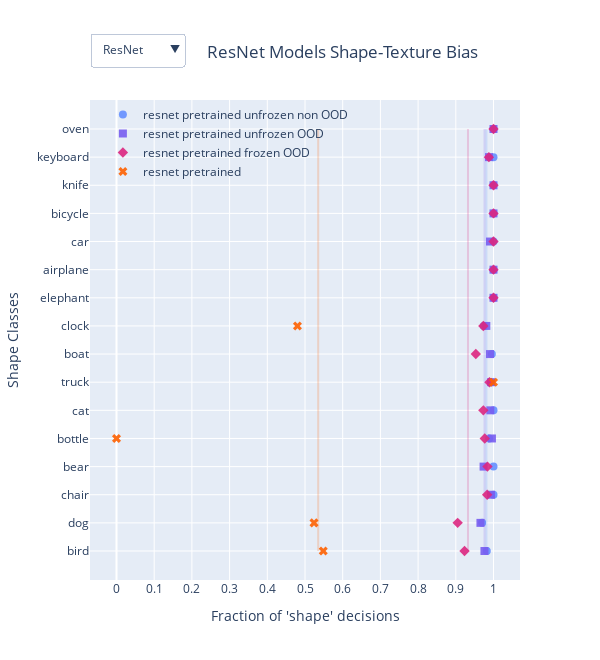

This figure's notebook cell:
### Code cell
#resnet models
models_dfs = [df_resnet_punOOD,df_resnet_puOOD,df_resnet_pfOOD,df_resnet_p]
models_avg = [0.98121,0.97624,0.93232,0.53495]

#convnext models
models_dfs2 = [df_convnext_p,df_convnext_pfOOD]
models_avg2 = [0.49377,0.96566]

#vitb16 models
models_dfs3 = [df_vitb16_p,df_vitb16_pfOOD]
models_avg3 = [0.53592,0.98249]

#vitb32 models
models_dfs4 = [df_vitb32_p,df_vitb32_pfOOD]
models_avg4 = [0.48723,0.96662]


buttons = []
models_names = ['ResNet','ConvNext','ViT-B16','ViT-B32']
color_palette = ['rgb(100, 143, 255)','rgb(120, 94, 240)','rgb(220, 38, 127)','rgb(254, 97, 0)']
color_palette_line = ['rgba(100, 143, 255,0.2)','rgba(120, 94, 240,0.2)','rgba(220, 38, 127,0.2)','rgba(254, 97, 0,0.2)']
symbol_list = ['circle','square','diamond','x']



buttons.append(dict(label='ResNet',
                    method="update",
                    args=[{"visible":[True]*8+[False]*12},
                          {"title":f"ResNet Models Shape-Texture Bias"}]))
buttons.append(dict(label='ConvNext',
                    method="update",
                    args=[{"visible":[False]*8+[True]*4+[False]*8},
                          {"title":f"ConvNext Models Shape-Texture Bias"}]))
buttons.append(dict(label='ViT-B16',
                    method="update",
                    args=[{"visible":[False]*12+[True]*4+[False]*4},
                          {"title":f"ViT-B16 Models Shape-Texture Bias"}]))
buttons.append(dict(label='ViT-B32',
                    method="update",
                    args=[{"visible":[False]*16+[True]*4},
                          {"title":f"ViT-B32 Models Shape-Texture Bias"}]))


updatemenus = [{'active':0, 
                "buttons":buttons, 
                "x":0,
                "y":1.14,
                "xanchor":'left',
                "yanchor":'top'}]


fig = go.Figure(layout=dict(updatemenus=updatemenus))

#Resnet Models
for i, model_df in enumerate(models_dfs):
      #print(model_df)
      fig.add_trace(go.Scatter(x=model_df["shape_bias"],y=model_df['classes'],
            name= model_df['Models'].unique()[0],
            mode="markers",
            marker=dict(
                  color=color_palette[i],
                  symbol = symbol_list[i],
                  size=8,
                  opacity = 0.9,
                  # line=dict(width=0.5,
                  #       color='DarkSlateGrey')
            ),
            visible = True,
            showlegend=True))
      fig.add_trace(go.Scatter(x=[models_avg[i], models_avg[i]],y=['bird','oven'],
            mode="lines",
            marker=dict(
                  color=color_palette_line[i]
            ),
            visible = True,
            showlegend=False))

#Convnext Models
for i, model_df in enumerate(models_dfs2):
      #print(model_df)
      fig.add_trace(go.Scatter(x=model_df["shape_bias"],y=model_df['classes'],
            name= model_df['Models'].unique()[0],
            mode="markers",
            marker=dict(
                  color=color_palette[i],
                  symbol = symbol_list[i],
                  size=8,
                  opacity = 0.9,
                  # line=dict(width=0.5,
                  #       color='DarkSlateGrey')
            ),
            visible = False,
            showlegend=True))
      fig.add_trace(go.Scatter(x=[models_avg2[i], models_avg2[i]],y=['bird','oven'],
            mode="lines",
            marker=dict(
                  color=color_palette_line[i]
            ),
            visible = False,
            showlegend=False))

#vitb16 Models
for i, model_df in enumerate(models_dfs3):
      #print(model_df)
      fig.add_trace(go.Scatter(x=model_df["shape_bias"],y=model_df['classes'],
            name= model_df['Models'].unique()[0],
            mode="markers",
            marker=dict(
                  color=color_palette[i],
                  symbol = symbol_list[i],
                  size=8,
                  opacity = 0.9,
                  # line=dict(width=0.5,
                  #       color='DarkSlateGrey')
            ),
            visible = False,
            showlegend=True))
      fig.add_trace(go.Scatter(x=[models_avg3[i], models_avg3[i]],y=['bird','oven'],
            mode="lines",
            marker=dict(
                  color=color_palette_line[i]
            ),
            visible = False,
            showlegend=False))

#vitb32 Models
for i, model_df in enumerate(models_dfs4):
      #print(model_df)
      fig.add_trace(go.Scatter(x=model_df["shape_bias"],y=model_df['classes'],
            name= model_df['Models'].unique()[0],
            mode="markers",
            marker=dict(
                  color=color_palette[i],
                  symbol = symbol_list[i],
                  size=8,
                  opacity = 0.9,
                  # line=dict(width=0.5,
                  #       color='DarkSlateGrey')
            ),
            visible = False,
            showlegend=True))
      fig.add_trace(go.Scatter(x=[models_avg4[i], models_avg4[i]],y=['bird','oven'],
            mode="lines",
            marker=dict(
                  color=color_palette_line[i]
            ),
            visible = False,
            showlegend=False))


fig.update_layout(
    title={
        'text': "ResNet Models Shape-Texture Bias",
        'y':0.93,
        'x':0.57,
        'xanchor': 'center',
        'yanchor': 'top'},
    legend={
        'x':0.03,
        'y':1,
        'bgcolor':'rgba(0,0,0,0)'

    },
    yaxis = dict(
          title="Shape Classes"
    ),
    height = 660,
    width = 600,
    #grid_domain_x=[0,1]
    xaxis = dict(
        tickmode = 'linear',
        tick0 = 0,
        dtick = 0.1,
        title = "Fraction of 'shape' decisions",
      #   tickvals=np.linspace(0,1,11),
        #tickformat = '%'
    ),
)


fig.show()
fig.write_html("./src/visualization/shape-bias.html")

### Figure 1 — Plotly figure (JSON) as saved in the notebook; plotly's stock layout.template omitted (floating-point values rounded to 4 significant figures)
{"data": [{"marker": {"color": "rgb(100, 143, 255)", "opacity": 0.9, "size": 8, "symbol": "circle"}, "mode": "markers", "name": "resnet pretrained unfrozen non OOD", "showlegend": true, "type": "scatter", "visible": true, "x": [0.9822, 0.9698, 1, 1, 0.9884, 1, 0.9939, 0.9955, 0.9741, 1, 1, 1, 1, 1, 1, 1], "y": ["bird", "dog", "chair", "bear", "bottle", "cat", "truck", "boat", "clock", "elephant", "airplane", "car", "bicycle", "knife", "keyboard", "oven"]}, {"marker": {"color": "rgba(100, 143, 255,0.2)"}, "mode": "lines", "showlegend": false, "type": "scatter", "visible": true, "x": [0.9812, 0.9812], "y": ["bird", "oven"]}, {"marker": {"color": "rgb(120, 94, 240)", "opacity": 0.9, "size": 8, "symbol": "square"}, "mode": "markers", "name": "resnet pretrained unfrozen OOD", "showlegend": true, "type": "scatter", "visible": true, "x": [0.976, 0.9654, 0.9933, 0.9737, 0.9959, 0.9916, 0.9936, 0.9907, 0.9809, 1, 1, 0.9907, 1, 1, 0.9881, 1], "y": ["bird", "dog", "chair", "bear", "bottle", "cat", "truck", "boat", "clock", "elephant", "airplane", "car", "bicycle", "knife", "keyboard", "oven"]}, {"marker": {"color": "rgba(120, 94, 240,0.2)"}, "mode": "lines", "showlegend": false, "type": "scatter", "visible": true, "x": [0.9762, 0.9762], "y": ["bird", "oven"]}, {"marker": {"color": "rgb(220, 38, 127)", "opacity": 0.9, "size": 8, "symbol": "diamond"}, "mode": "markers", "name": "resnet pretrained frozen OOD", "showlegend": true, "type": "scatter", "visible": true, "x": [0.9232, 0.905, 0.9832, 0.984, 0.9768, 0.9731, 0.9893, 0.9531, 0.973, 1, 1, 1, 1, 1, 0.9878, 1], "y": ["bird", "dog", "chair", "bear", "bottle", "cat", "truck", "boat", "clock", "elephant", "airplane", "car", "bicycle", "knife", "keyboard", "oven"]}, {"marker": {"color": "rgba(220, 38, 127,0.2)"}, "mode": "lines", "showlegend": false, "type": "scatter", "visible": true, "x": [0.9323, 0.9323], "y": ["bird", "oven"]}, {"marker": {"color": "rgb(254, 97, 0)", "opacity": 0.9, "size": 8, "symbol": "x"}, "mode": "markers", "name": "resnet pretrained", "showlegend": true, "type": "scatter", "visible": true, "x": [0.5485, 0.5239, null, null, 0, null, 1, null, 0.48, null, null, null, null, null, null, null], "y": ["bird", "dog", "chair", "bear", "bottle", "cat", "truck", "boat", "clock", "elephant", "airplane", "car", "bicycle", "knife", "keyboard", "oven"]}, {"marker": {"color": "rgba(254, 97, 0,0.2)"}, "mode": "lines", "showlegend": false, "type": "scatter", "visible": true, "x": [0.535, 0.535], "y": ["bird", "oven"]}, {"marker": {"color": "rgb(100, 143, 255)", "opacity": 0.9, "size": 8, "symbol": "circle"}, "mode": "markers", "name": "convnext pretrained", "showlegend": true, "type": "scatter", "visible": false, "x": [0.4405, 0.504, 0.6667, 0.4286, 0.4783, 0.25, 0.5758, 0.5714, 0.6667, 1, 1, 0.6, null, null, null, null], "y": ["bird", "dog", "chair", "bear", "bottle", "cat", "truck", "boat", "clock", "elephant", "airplane", "car", "bicycle", "knife", "keyboard", "oven"]}, {"marker": {"color": "rgba(100, 143, 255,0.2)"}, "mode": "lines", "showlegend": false, "type": "scatter", "visible": false, "x": [0.4938, 0.4938], "y": ["bird", "oven"]}, {"marker": {"color": "rgb(120, 94, 240)", "opacity": 0.9, "size": 8, "symbol": "square"}, "mode": "markers", "name": "convnext pretrained frozen OOD", "showlegend": true, "type": "scatter", "visible": false, "x": [0.9517, 0.9588, 0.9874, 1, 0.9717, 0.981, 0.9902, 0.9758, 1, 0.9884, 1, 1, 1, 1, 0.9886, 1], "y": ["bird", "dog", "chair", "bear", "bottle", "cat", "truck", "boat", "clock", "elephant", "airplane", "car", "bicycle", "knife", "keyboard", "oven"]}, {"marker": {"color": "rgba(120, 94, 240,0.2)"}, "mode": "lines", "showlegend": false, "type": "scatter", "visible": false, "x": [0.9657, 0.9657], "y": ["bird", "oven"]}, {"marker": {"color": "rgb(100, 143, 255)", "opacity": 0.9, "size": 8, "symbol": "circle"}, "mode": "markers", "name": "vit-b16 pretrained", "showlegend": true, "type": "scatter", "visible": false, "x": [0.5538, 0.5312, 0.5454, 0.1667, 0.625, 0.6667, 0.3077, 0.4167, 0.7143, null, 1, 0, 1, null, 0, null], "y": ["bird", "dog", "chair", "bear", "bottle", "cat", "truck", "boat", "clock", "elephant", "airplane", "car", "bicycle", "knife", "keyboard", "oven"]}, {"marker": {"color": "rgba(100, 143, 255,0.2)"}, "mode": "lines", "showlegend": false, "type": "scatter", "visible": false, "x": [0.5359, 0.5359], "y": ["bird", "oven"]}, {"marker": {"color": "rgb(120, 94, 240)", "opacity": 0.9, "size": 8, "symbol": "square"}, "mode": "markers", "name": "vit-b16 pretrained frozen OOD", "showlegend": true, "type": "scatter", "visible": false, "x": [0.9856, 0.9702, 1, 1, 0.993, 0.9883, 0.9938, 1, 0.9845, 1, 1, 1, 1, 1, 1, 1], "y": ["bird", "dog", "chair", "bear", "bottle", "cat", "truck", "boat", "clock", "elephant", "airplane", "car", "bicycle", "knife", "keyboard", "oven"]}, {"marker": {"color": "rgba(120, 94, 240,0.2)"}, "mode": "lines", "showlegend": false, "type": "scatter", "visible": false, "x": [0.9825, 0.9825], "y": ["bird", "oven"]}, {"marker": {"color": "rgb(100, 143, 255)", "opacity": 0.9, "size": 8, "symbol": "circle"}, "mode": "markers", "name": "vit-b32 pretrained", "showlegend": true, "type": "scatter", "visible": false, "x": [0.4557, 0.4943, 0.6923, 0.6923, 0.6364, 0.5714, 0.6667, 0.3571, 0, 0, null, 0, 0, 0.5, null, null], "y": ["bird", "dog", "chair", "bear", "bottle", "cat", "truck", "boat", "clock", "elephant", "airplane", "car", "bicycle", "knife", "keyboard", "oven"]}, {"marker": {"color": "rgba(100, 143, 255,0.2)"}, "mode": "lines", "showlegend": false, "type": "scatter", "visible": false, "x": [0.4872, 0.4872], "y": ["bird", "oven"]}, {"marker": {"color": "rgb(120, 94, 240)", "opacity": 0.9, "size": 8, "symbol": "square"}, "mode": "markers", "name": "vit-b32 pretrained frozen OOD", "showlegend": true, "type": "scatter", "visible": false, "x": [0.9713, 0.9475, 1, 0.9868, 0.9882, 0.9773, 0.9872, 0.9813, 0.9725, 1, 1, 1, 1, 1, 1, 1], "y": ["bird", "dog", "chair", "bear", "bottle", "cat", "truck", "boat", "clock", "elephant", "airplane", "car", "bicycle", "knife", "keyboard", "oven"]}, {"marker": {"color": "rgba(120, 94, 240,0.2)"}, "mode": "lines", "showlegend": false, "type": "scatter", "visible": false, "x": [0.9666, 0.9666], "y": ["bird", "oven"]}], "layout": {"height": 660, "legend": {"bgcolor": "rgba(0,0,0,0)", "x": 0.03, "y": 1}, "title": {"text": "ResNet Models Shape-Texture Bias", "x": 0.57, "xanchor": "center", "y": 0.93, "yanchor": "top"}, "updatemenus": [{"active": 0, "buttons": [{"args": [{"visible": [true, true, true, true, true, true, true, true, false, false, false, false, false, false, false, false, false, false, false, false]}, {"title": "ResNet Models Shape-Texture Bias"}], "label": "ResNet", "method": "update"}, {"args": [{"visible": [false, false, false, false, false, false, false, false, true, true, true, true, false, false, false, false, false, false, false, false]}, {"title": "ConvNext Models Shape-Texture Bias"}], "label": "ConvNext", "method": "update"}, {"args": [{"visible": [false, false, false, false, false, false, false, false, false, false, false, false, true, true, true, true, false, false, false, false]}, {"title": "ViT-B16 Models Shape-Texture Bias"}], "label": "ViT-B16", "method": "update"}, {"args": [{"visible": [false, false, false, false, false, false, false, false, false, false, false, false, false, false, false, false, true, true, true, true]}, {"title": "ViT-B32 Models Shape-Texture Bias"}], "label": "ViT-B32", "method": "update"}], "x": 0, "xanchor": "left", "y": 1.14, "yanchor": "top"}], "width": 600, "xaxis": {"dtick": 0.1, "tick0": 0, "tickmode": "linear", "tickvals": [0, 0.1, 0.2, 0.3, 0.4, 0.5, 0.6, 0.7, 0.8, 0.9, 1], "title": {"text": "Fraction of 'shape' decisions"}}, "yaxis": {"title": {"text": "Shape Classes"}}}}
